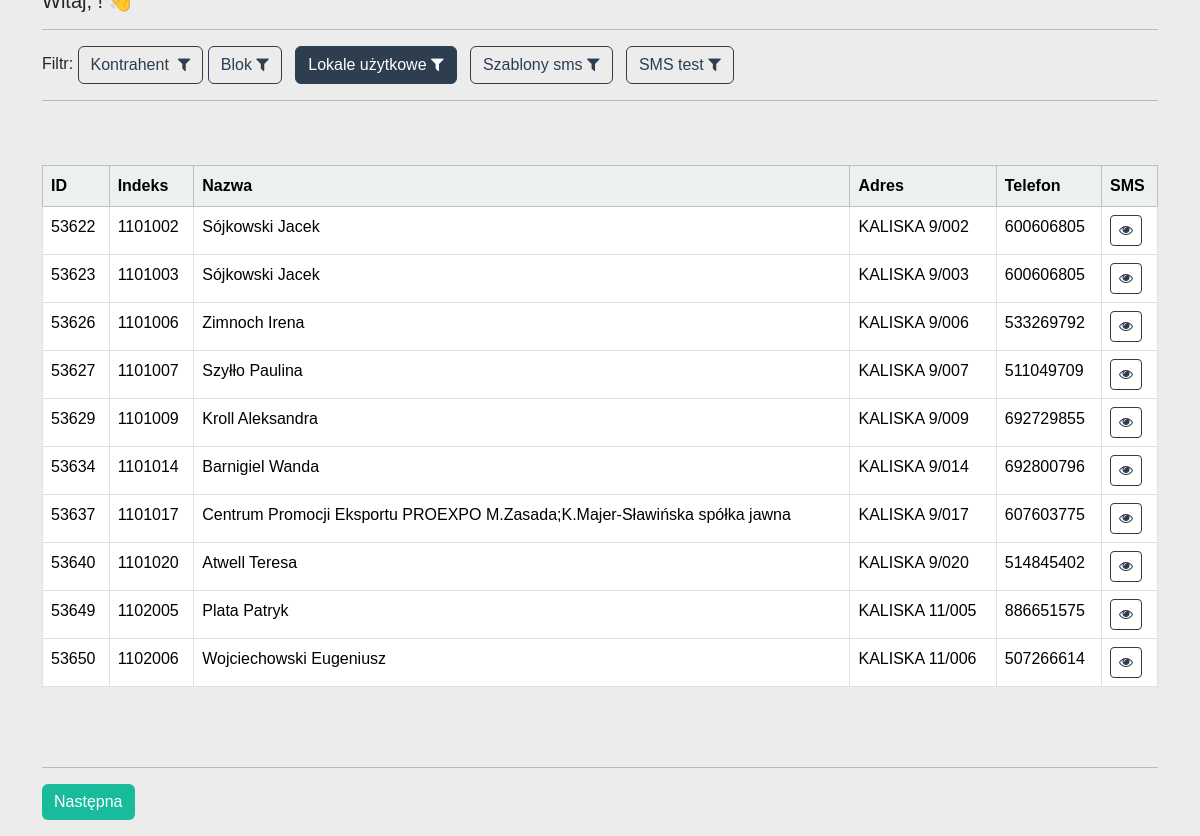
Screenshot of /sms/dashboard_sms_lu with the database file from the repository.
### telefony/models.py (models this page shows, shortened)
class Mieszkaniec(models.Model):
    data_utworzenia = models.CharField(max_length=15, blank=True)
    indeks = models.CharField(max_length=7, blank=True)
    nazwa = models.CharField(max_length=255, blank=True)
    adres = models.CharField(max_length=255, blank=True)
    klatka = models.CharField(max_length=2, blank=True)
    telefon = models.CharField(max_length=9, blank=True)
    symbol_budynku = models.CharField(max_length=4, blank=True)
    tak = "tak"
    nie = "nie"
    zgoda_wybor = [
        (tak, "tak"),
        (nie, "nie")
    ]
    zgoda = models.CharField(
        max_length=3,
        choices=zgoda_wybor,
        default=tak,
    )
    ce = "CE"
    nw = "NW"
    ns = "NS"
    administracja_wybor = [
        (ns, "NS"),
        (nw, "NW"),
        (ce, "CE")
    ]
    administracja = models.CharField(
        max_length=2,
        choices=administracja_wybor,
        default=ce,
    )
    content = models.TextField(max_length=160, blank=True, null=True)
    phone = models.TextField(max_length=9, blank=True, null=True)

### sms/views.py (the view)
# urls.py: path("dashboard_sms_lu", views.dashboard_sms_lu,
def dashboard_sms_lu(request):
    my_records_lu = Mieszkaniec.objects.all().filter(administracja__contains="LU")
    p = Paginator(Mieszkaniec.objects.all().filter(zgoda__contains="tak"), 10)
    page = request.GET.get("page")
    my_record_lu = p.get_page(page)
    return render(request, "dashboard-sms-lu.html",
                  {"records": my_records_lu, "my_record": my_record_lu})

### sms/templates/dashboard-sms-lu.html (shortened to what this page needs)
{% extends 'base-sms-kontrahent.html' %}
{% block content %}
    <h5> Witaj, {{ user.first_name }} {{ user.last_name }}! 👋 </h5>
    <hr>
    Filtr:
    <a class="btn btn-outline-primary" href="{% url 'dashboard-sms-kontrahent' %}">Kontrahent &nbsp;<i
            class="fa fa-filter"
            aria-hidden="true"></i> </a>
    <a class="btn btn-outline-primary" href="{% url 'dashboard-sms-blok' %}">Blok&nbsp;<i
            class="fa fa-filter"
            aria-hidden="true"></i> </a>&nbsp;&nbsp;
    <a class="btn btn-primary" href="{% url 'dashboard-sms-lu' %}">Lokale użytkowe&nbsp;<i
            class="fa fa-filter"
            aria-hidden="true"></i> </a>&nbsp;&nbsp;
    <a class="btn btn-outline-primary" href="{% url 'dashboard-szablony' %}">Szablony sms&nbsp;<i
            class="fa fa-filter"
            aria-hidden="true"></i> </a>&nbsp;&nbsp;
    <a class="btn btn-outline-primary" href="{% url 'sms-test' %}">SMS test&nbsp;<i
            class="fa fa-filter"
            aria-hidden="true"></i> </a>&nbsp;&nbsp;
    <hr>
    <br><br>
    <table class="table  table-bordered" id="sample_data">
        <thead class="table-light">
        <tr>
            <th scope="col"> ID</th>
            <th scope="col"> Indeks</th>
            <th scope="col"> Nazwa</th>
            <th scope="col"> Adres</th>
            <th scope="col"> Telefon</th>
            <th scope="col"> SMS</th>
        </tr>
        </thead>
        <tbody>
        {% if records %}
            {% for record in my_record %}
                <tr>
                    <td> {{ record.id }} </td>
                    <td> {{ record.indeks }} </td>
                    <td> {{ record.nazwa }}</td>
                    <td> {{ record.adres }} </td>
                    <td> {{ record.telefon }} </td>
                    <td><a class="btn btn-outline-primary btn-sm" href="{% url 'sms-view' record.id %}">
                        <i class="fa fa-eye" aria-hidden="true"></i> </a></td>
                </tr>
            {% endfor %}
        {% endif %}
        </tbody>
    </table>
    <br><br>
    <hr>
    <nav aria-label="Page navigation example">
        <ul class="pagination">
            {% if my_record.has_next %}
                <li class="page-item"><a class="page-link" href="?page={{ my_record.next_page_number }}">Następna</a>
                </li>
            {% endif %}
        </ul>
    </nav>
{% endblock %}

### static/css/styles.css (style rules this page uses)
* { padding: 0; margin: 0; font-family: 'Poppins', sans-serif; }
body { display: flex; align-items: center; justify-content: center; height: 100vh; width: 100vw; background: #ececec; overflow: hidden; }

### rows the page displays
Mieszkaniec: id "53622", indeks "1101002", nazwa "Sójkowski Jacek", adres "KALISKA 9/002", telefon "600606805"
Mieszkaniec: id "53623", indeks "1101003", nazwa "Sójkowski Jacek", adres "KALISKA 9/003", telefon "600606805"
Mieszkaniec: id "53626", indeks "1101006", nazwa "Zimnoch Irena", adres "KALISKA 9/006", telefon "533269792"
Mieszkaniec: id "53627", indeks "1101007", nazwa "Szyłło Paulina", adres "KALISKA 9/007", telefon "511049709"
Mieszkaniec: id "53629", indeks "1101009", nazwa "Kroll Aleksandra", adres "KALISKA 9/009", telefon "692729855"
Mieszkaniec: id "53634", indeks "1101014", nazwa "Barnigiel Wanda", adres "KALISKA 9/014", telefon "692800796"
Mieszkaniec: id "53637", indeks "1101017", nazwa "Centrum Promocji Eksportu PROEXPO M.Zasada;K.Majer-Sławińska spółka jawna", adres "KALISKA 9/017", telefon "607603775"
Mieszkaniec: id "53640", indeks "1101020", nazwa "Atwell Teresa", adres "KALISKA 9/020", telefon "514845402"
Mieszkaniec: id "53649", indeks "1102005", nazwa "Plata Patryk", adres "KALISKA 11/005", telefon "886651575"
Mieszkaniec: id "53650", indeks "1102006", nazwa "Wojciechowski Eugeniusz", adres "KALISKA 11/006", telefon "507266614"
